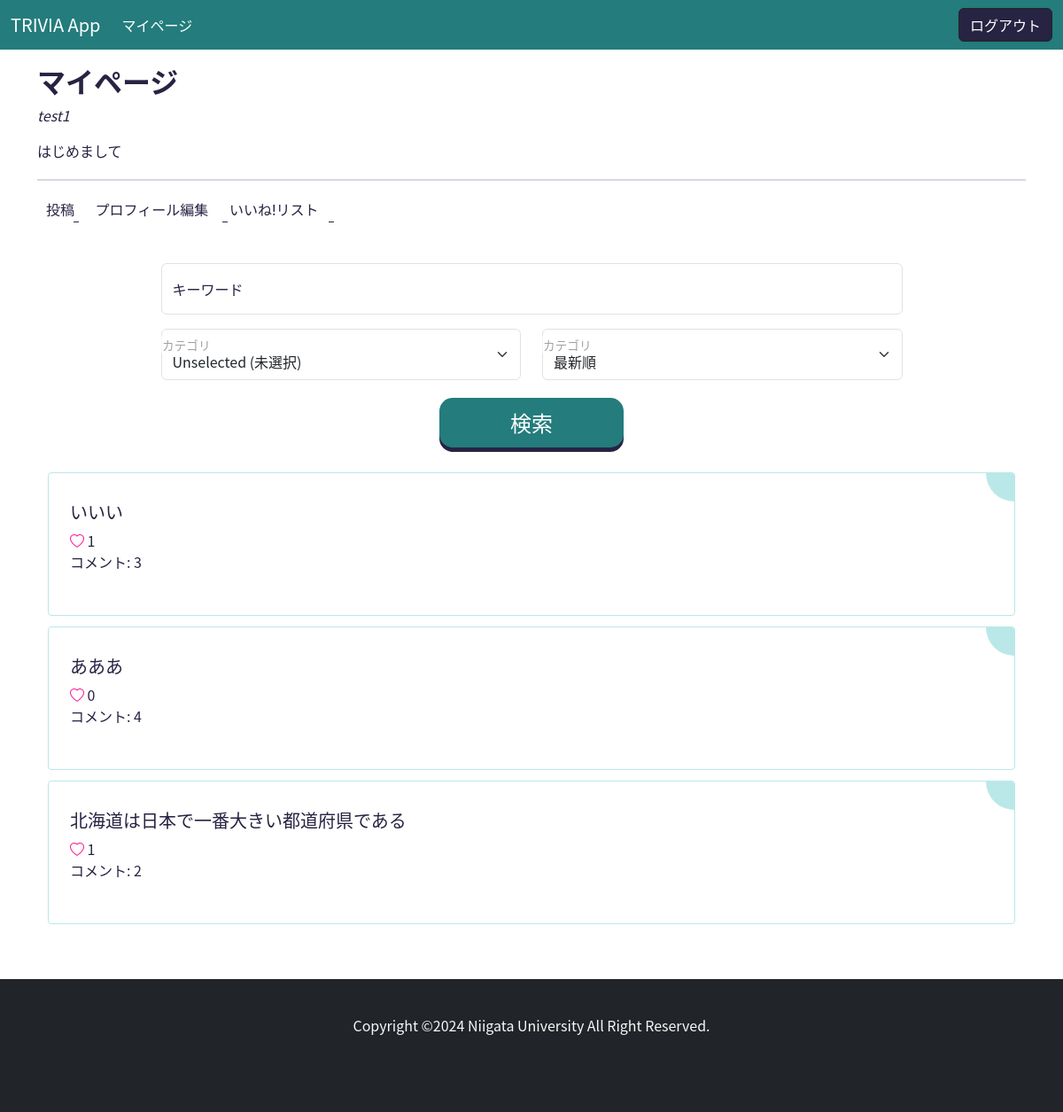
Page /mypage/ (signed in) on the committed database.
### accounts/models.py (models this page shows, shortened)
class User(AbstractBaseUser):
    email = models.EmailField(
        verbose_name='Email address',
        max_length=255,
        unique=True,
    )
    is_active = models.BooleanField(default=True)
    is_staff = models.BooleanField(default=False)
    is_superuser = models.BooleanField(default=False)
    USERNAME_FIELD = 'email'
    objects = UserManager()
    class Meta:
        db_table = 'users'

class Profile(models.Model):
    user = models.OneToOneField(User, on_delete=models.CASCADE)
    username = models.CharField(max_length=255)
    bio = models.TextField(blank=True, null=True)
    create_at = models.DateTimeField()
    update_at = models.DateTimeField()
    class Meta:
        db_table = 'profiles'

### main/models.py (models this page shows, shortened)
class Post(models.Model):
    CATEGORY_CHOICES = [
        ('地理', '地理'),
        ('歴史', '歴史'),
        ('人物', '人物'),
        ('自然', '自然'),
        ('伝統', '伝統'),
        ('スポーツ', 'スポーツ'),
        ('食', '食'),
        ('文化', '文化'),
        ('芸能', '芸能'),
        ('特産品', '特産品'),
        ('方言', '方言'),
        ('その他', 'その他'),
    ]
    PREFECTURE_CHOICES = [
        ('北海道', '北海道'),
        ('青森県', '青森県'),
        ('岩手県', '岩手県'),
        ('宮城県', '宮城県'),
        ('秋田県', '秋田県'),
        ('山形県', '山形県'),
        ('福島県', '福島県'),
        ('茨城県', '茨城県'),
        ('栃木県', '栃木県'),
        ('群馬県', '群馬県'),
        ('埼玉県', '埼玉県'),
        ('千葉県', '千葉県'),
        ('東京都', '東京都'),
        ('神奈川県', '神奈川県'),
        ('新潟県', '新潟県'),
        ('富山県', '富山県'),
        ('石川県', '石川県'),
        ('福井県', '福井県'),
        ('山梨県', '山梨県'),
        ('長野県', '長野県'),
        ('岐阜県', '岐阜県'),
        ('静岡県', '静岡県'),
        ('愛知県', '愛知県'),
        ('三重県', '三重県'),
        ('滋賀県', '滋賀県'),
        ('京都府', '京都府'),
        ('大阪府', '大阪府'),
        ('兵庫県', '兵庫県'),
        ('奈良県', '奈良県'),
        ('和歌山県', '和歌山県'),
        ('鳥取県', '鳥取県'),
        ('島根県', '島根県'),
        ('岡山県', '岡山県'),
        ('広島県', '広島県'),
        ('山口県', '山口県'),
        ('徳島県', '徳島県'),
        ('香川県', '香川県'),
        ('愛媛県', '愛媛県'),
        ('高知県', '高知県'),
        ('福岡県', '福岡県'),
        ('佐賀県', '佐賀県'),
        ('長崎県', '長崎県'),
        ('熊本県', '熊本県'),
        ('大分県', '大分県'),
        ('宮崎県', '宮崎県'),
        ('鹿児島県', '鹿児島県'),
        ('沖縄県', '沖縄県'),
    ]
    title = models.CharField(max_length=20)
    category = models.CharField(max_length=20, choices=CATEGORY_CHOICES)
    prefecture = models.CharField(max_length=20, choices=PREFECTURE_CHOICES)
    content = models.TextField(blank=True, null=True)
    user = models.ForeignKey(User, on_delete=models.CASCADE)
    like = models.ManyToManyField(User, related_name='related_post', blank=True)
    create_at = models.DateTimeField()
    update_at = models.DateTimeField()
    class Meta:
        db_table = 'posts'
        ordering = ["-create_at"]

### main/views.py (the view)
# urls.py: path("mypage/", MyPageView.as_view(), name="mypage"),
class MyPageView(LoginRequiredMixin, ListView):
    template_name = "main/mypage.html"
    model = Post
    def get_queryset(self):
        query = super().get_queryset()
        user = self.request.user
        query = query.filter(user=user)
        keyword = self.request.GET.get("keyword", None)
        category = self.request.GET.get("category", None)
        if keyword:
            query = query.filter(title__icontains=keyword)
        if category == "未選択":
            pass
        elif category:
            query = query.filter(category=category)
        arrangement = self.request.GET.get("arrangement", 0)
        if arrangement == "1":
            query = query.order_by('-create_at')
        elif arrangement == "2":
            query = query.annotate(num_likes=Count("like")).order_by('-num_likes')
        elif arrangement == "3":
            query = query.annotate(num_comments=Count("comments")).order_by("-num_comments")
        return query
    def get_context_data(self, **kwargs):
        context = super().get_context_data(**kwargs)
        context["keyword"] = self.request.GET.get("keyword", "")
        category = self.request.GET.get("category", "")
        if category == "地理":
            context["geography"] = True
        elif category == "歴史":
            context["history"] = True
        elif category == "人物":
            context["person"] = True
        elif category == "自然":
            context["nature"] = True
        elif category == "伝統":
            context["tradition"] = True
        elif category == "スポーツ":
            context["sport"] = True
        elif category == "食":
            context["food"] = True
        elif category == "文化":
            context["culture"] = True
        elif category == "芸能":
            context["entertainment"] = True
        elif category == "特産品":
            context["goods"] = True
        elif category == "方言":
            context["dialect"] = True
        elif category == "未選択":
            context["none"] = True
        arrangement = context['arrangement'] = self.request.GET.get('arrangement', '')
        if arrangement == "1":
            context["new"] = True
        elif arrangement == "2":
            context["like"] = True
        elif arrangement == "3":
            context["comment"] = True
        return context

### templates/main/mypage.html (shortened to what this page needs)
{% extends "base.html" %}
{% block content %}
<div class="container mt-3">
    <h2><b>マイページ</b></h2>
    <p><i>{{user.profile.username}}</i></p>
    <p>{{user.profile.bio}}</p>
    <hr class="separator">
    <div>
        <a class="btn-list" href="{% url 'main:trivia-create' %}"><span>投稿</span></a>
        <a class="btn-list" href="{% url 'accounts:update' pk=user.id %}"><span>プロフィール編集</span></a>
        <a class="btn-list" href="{% url 'main:trivia-like-list' %}"><span>いいね!リスト</span></a>
    </div>
    <form action="{% url 'main:mypage' %}" method="GET" class="w-75 mx-auto mt-5">
        <p class="form-floating">
            <input id="floatingInput" type="text" class="form-control" name="keyword" value="{{ keyword }}" placeholder="キーワード入力">
            <label for="floatingInput">キーワード</label>
        </p>
        <div class="row mb-3">
            <div class="col form-floating">
                <select name="category" id="floatingSelect" class="form-select">
                    <option value="未選択" {% if none %}selected{% endif %}>Unselected (未選択)</option>
                </select>
                <label for="floatingSelect">カテゴリ</label>
            </div>
            <div class="col form-floating">
                <select name="arrangement" id="floatingSelect" class="form-select">
                    <option value="1" {% if new %}selected{% endif %}>最新順</option>
                </select>
                <label for="floatingSelect">カテゴリ</label>
            </div>
        </div>
        <div class="text-center">
            <button class="button-search">検索</button>
        </div>
    </form>
    {% for object in object_list %}
        <div class="card-diy">
            <h5><a class="card-title" href="{% url 'main:trivia-detail' pk=object.id %}">{{object.title}}</a></h5>
            {% if request.user in item.like.all %}
                <i class="bi bi-heart-fill" role="img" style="color: deeppink;"></i> {{object.like.count}}
            {% else %}
                <i class="bi bi-heart" role="img" style="color: deeppink;"></i> {{object.like.count}}
            {% endif %}
            <p>コメント: {{object.comments.count}}</p>
        </div>
    {% endfor %}
</div>
{% endblock %}

### static/css/footer.css (style rules this page uses)
html { position: relative; min-height: 100%; padding-bottom: 200px; box-sizing: border-box; }

### static/css/style.css (style rules this page uses)
body { font-family: "ヒラギノ角ゴ Pro W3", "Hiragino Kaku Gothic Pro", Osaka, メイリオ, Meiryo, "ＭＳ Ｐゴシック", "MS PGothic", "ＭＳ ゴシック" , "MS Gothic", "Noto Sans CJK JP", TakaoPGothic, sans-serif; color: #272343; }
.button-search { display: inline-block; padding: 10px 80px; font-size: 24px; cursor: pointer; text-align: center; text-decoration: none; outline: none; color: #fff; background-color: #247c7c; border: none; border-radius: 15px; box-shadow: 0 9px #272343; margin-bottom: 20px; }
.button-search { background-color: #247c7c; box-shadow: 0 5px #272343; transform: translateY(4px); }
.card-title { color: #272343; text-decoration: none; }
.btn-list { --color: #272343; position: relative; text-decoration: none; color: var(--color); font-family: "Inter", sans-serif; padding: 0.2rem 0; margin: 10px; }
.btn-list::before { --line-width: 115%; --line-height: 1px; --line-easing: ease; --line-transition-duration: 300ms; content: ""; position: absolute; left: 0; bottom: 0; width: var(--line-width); height: var(--line-height); transform-origin: right; transform: scaleX(0); background: var(--color); transition: transform var(--line-transition-duration) var(--line-easing); z-index: 1; }
.btn-list span { --line-arrow-width: 1px; --line-arrow-height: 6px; --line-arrow-easing: cubic-bezier(0.3, 1.5, 0.5, 1); --line-arrow-transition-duration: 200ms; --line-arrow-transition-delay: 240ms; }
.btn-list span::before, .btn-list span::after { content: ""; position: absolute; right: -18%; bottom: 0px; background: var(--color); transition: transform var(--line-arrow-transition-duration) var(--line-arrow-easing); transition-delay: var(--line-arrow-transition-delay); z-index: 2; }
.btn-list span::before { width: var(--line-arrow-width); height: var(--line-arrow-height); transform-origin: 0% 100%; transform: rotate(-90deg); }
.btn-list span::after { height: var(--line-arrow-width); width: var(--line-arrow-height); transform-origin: 100% 0%; transform: translateX(-1px) rotate(0deg); }
.separator { border: none; border-top: 2px solid #646b8c; margin: 20px 0; }

### rows in the picture
User: profile.username "test1", profile.bio "はじめまして"
Post: title "いいい", like.count "1", comments.count "3"
Post: title "あああ", like.count "0", comments.count "4"
Post: title "北海道は日本で一番大きい都道府県である", like.count "1", comments.count "2"
